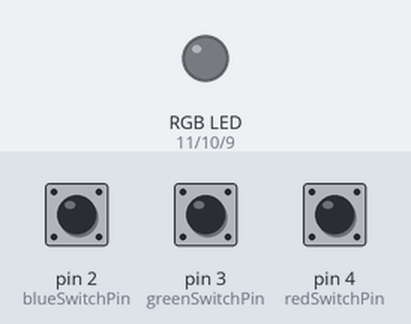
A sketch run on a simulated Arduino Uno, built with avr-gcc and run on an emulated ATmega328P. Shown: an RGB LED mixed from three pins (HIGH = lit). The inputs (shaded band) are chosen by the test bench; at power-on: pin 2 (blueSwitchPin) HIGH, pin 3 (greenSwitchPin) HIGH, pin 4 (redSwitchPin) HIGH. Dim RGB values are drawn brighter than linear.

Above: at 1.2 s.
1.3 s: pin 2 (blueSwitchPin) pulled LOW for 1 s
At 3.4 s:
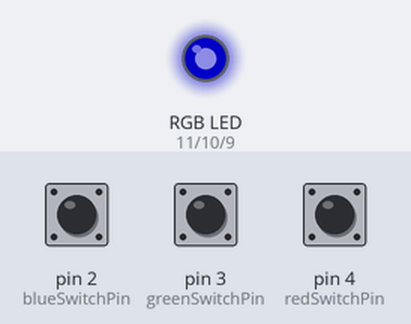
3.8 s: pin 3 (greenSwitchPin) pulled LOW for 3.2 s
8.5 s: pin 4 (redSwitchPin) pulled LOW for 0.15 s
At 9.4 s:
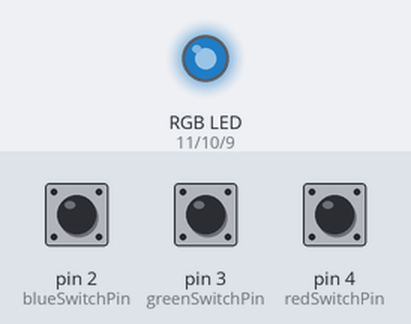
10.1 s: pin 3 (greenSwitchPin) pulled LOW for 0.15 s
At 10.5 s:
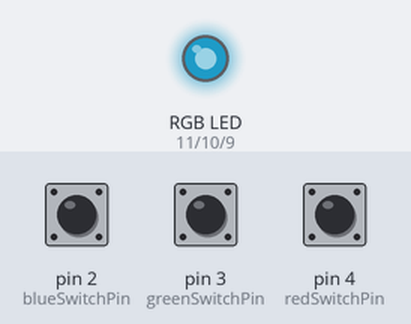
11.7 s: pin 4 (redSwitchPin) pulled LOW for 1 s
At 13.8 s:
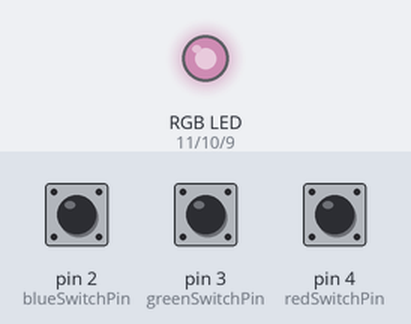
14.2 s: pin 2 (blueSwitchPin) pulled LOW for 3.2 s
Timing chart, 0 to 18.9 s (numbered marks = the images above; inputs shaded):
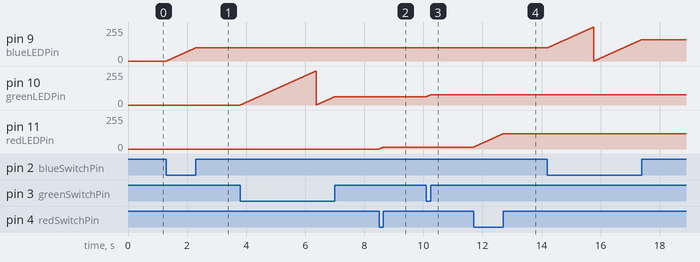

The sketch:

RGB_led_color_fader.ino
```cpp
/*
Adafruit Arduino - Lesson 7. RGB led fader
Use serial monitor to check status of switch
use variable switchVal to read switch
print with Serial.println(switchVal)
*/

int redLEDPin = 11;
int greenLEDPin = 10;
int blueLEDPin = 9;

int redSwitchPin = 4;
int greenSwitchPin = 3;
int blueSwitchPin = 2;

int red = 0;
int green = 0;
int blue = 0;


void setup() {
  // Serial.begin(9600);
  pinMode(redLEDPin, OUTPUT);
  pinMode(greenLEDPin, OUTPUT);
  pinMode(blueLEDPin, OUTPUT);
  pinMode(redSwitchPin, INPUT_PULLUP);
  pinMode(greenSwitchPin, INPUT_PULLUP);
  pinMode(blueSwitchPin, INPUT_PULLUP);

}

void loop() {
  // print status switch to serial monitor
  // int switchVal = digitalRead(redSwitchPin);
  // Serial.println(switchVal);

  // control level of each LED color
  if (digitalRead(redSwitchPin) == LOW) {
    red ++;
    if (red > 255) red = 0;
  }

  if (digitalRead(greenSwitchPin) == LOW) {
    green ++;
    if (green > 255) green = 0;
  }

  if (digitalRead(blueSwitchPin) == LOW) {
    blue ++;
    if (blue > 255) blue = 0;
  }

  analogWrite(redLEDPin, red);
  analogWrite(greenLEDPin, green);
  analogWrite(blueLEDPin, blue);

  delay(10);

}
```

Measured:
- after the input at 1.3 s, pin 9 (blueLEDPin): moves from 0/255 to 99/255 over 0.98 s, starting at once
- after the input at 8.5 s, pin 11 (redLEDPin): moves from 0/255 to 15/255 over 0.14 s, starting at once
- after the input at 10.1 s, pin 10 (greenLEDPin): moves from 62/255 to 77/255 over 0.14 s, starting at once
- after the input at 11.7 s, pin 11 (redLEDPin): moves from 15/255 to 114/255 over 0.98 s, starting at once
